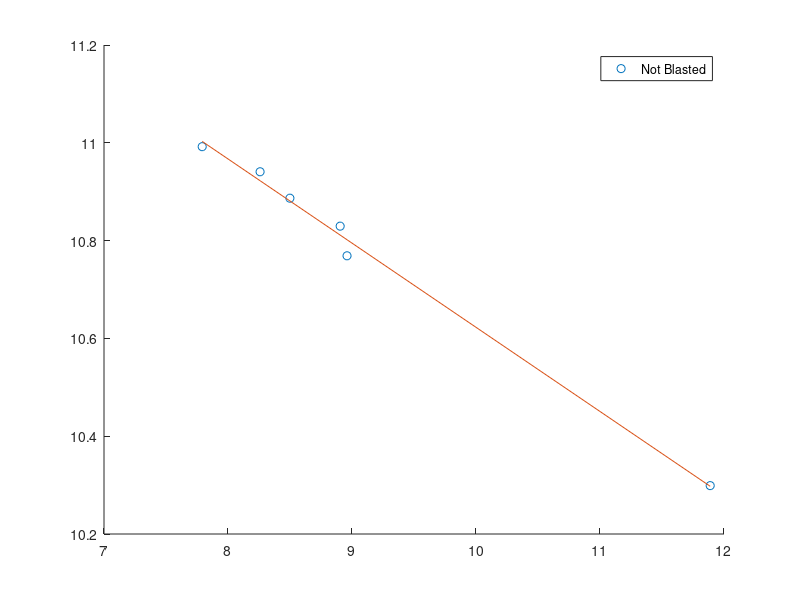

MATLAB code to generate this figure: (Note: this script raises an error after producing the figure.)
clc
close all

%% ------------------------------------------------------------------------
%%%                                    #1
%%%------------------------------------------------------------------------
close all
N_mill = [145601;7785;7365;4911;3861;2421];
N_sand = [516210;13008;9736;6023;4285;3837];
stress = [29700.90;47521.45;50491.54;53461.63;56431.72;59401.81];

sA = (max(stress)-min(stress))/2 % = 1.4850e+04 psi




%%% 1c
pm = polyfit(log(N_mill),log(stress),1);
ps = polyfit(log(N_sand),log(stress),1);

m_m = -pm(1); % 0.1721
m_c = pm(2);
m_c = exp(m_c) % 2.2962e+05

sig_m = m_c./(N_mill.^m_m);

s_m = -ps(1); % 0.1362
s_c = ps(2);
s_c = exp(s_c) % 1.7683e+05

figure
hold all
plot(log(N_mill),log(stress),'o')
plot(log(N_mill),pm(1)*log(N_mill)+pm(2))
legend('Not Blasted')
PlotBoi('log(N)','log(Stress)')

figure
hold all
plot(log(N_sand),log(stress),'x')
plot(log(N_mill),ps(1)*log(N_mill)+ps(2))
legend('Blasted')
PlotBoi('log(N)','log(Stress)')


% figure
% hold all
% plot(N_mill,stress,'o','linewidth',2,'markersize',9)
% plot(N_mill,sig_m-(sig_m(end)-stress(end)))
% % legend('Not Blasted','Blasted')
% PlotBoi('Number of Cycles','Stress, psi')
x = [2000:100:6e05];

figure
hold all
plot(N_mill,stress,'o','linewidth',2,'markersize',9)
plot(N_sand,stress,'x','linewidth',2,'markersize',9)
plot(x, m_c./(x.^m_m))
plot(x, s_c./(x.^s_m))
legend('Not Blasted','Blasted')
PlotBoi('Number of Cycles','Stress, psi')


%% ------------------------------------------------------------------------
%%%                                    #3
%%%------------------------------------------------------------------------

N = [0;1540;2740;3440;3900;4190;4300;4330];
a = [1.25;1.375;1.5;1.625;1.75;1.875;2;2.125];

aww = a./3.25;
qaw = [1.875;1.789;1.712;1.634;1.567;1.5;1.443;1.401];
%%% x axis = N
figure
hold all
plot(N,a,'-o','linewidth',2,'markersize',7)
PlotBoi('Number of Cycles','Crack Length, inches')

p3 = polyfit(N,a,2)
x = [0:4330];
% plot(x,p3(1)*x.^2+p3(2).*x+p3(3),'linewidth',2)
% legend('Data','Polynomial Fit')
% %%% x axis = a
% figure
% hold all
% plot(a,N,'-o','linewidth',2,'markersize',7)
% PlotBoi('Crack Length, inches','Number of Cycles')
% 
% p3 = polyfit(a,N,2)
% x = [1.25:.01:2.125];
% plot(x,p3(1)*x.^2+p3(2).*x+p3(3))


%%%%%%%%%%%  
%%%%%%%%%%%                       (c)
%%%%%%%%%%%
%%

aw = [.2;.3;.4;.5;.6;.7;.75;.8];
Qaw= [2.07;2.09;1.836;1.634;1.46;1.351;1.3325;1.314];

dP = (1-.1)*2222;
B  = 0.5;
W  = 3.25;

dK = (dP/(B*sqrt(pi*W)))*(2+aw).*Qaw./((1-aw).^1.5);
dkk= (dP/(B*sqrt(pi*W)))*(2+aww).*qaw./((1-aww).^1.5);

figure
plot(a,dK,'-','linewidth',2,'markersize',7)
PlotBoi('Crack Length, inches','Stress Intensity Factor')


dadN = 2*p3(1)*N + p3(2);


%%% e
figure
plot(log(dK),log(dadN),'-o')
PlotBoi('log(dK)','log(da/dN)')




